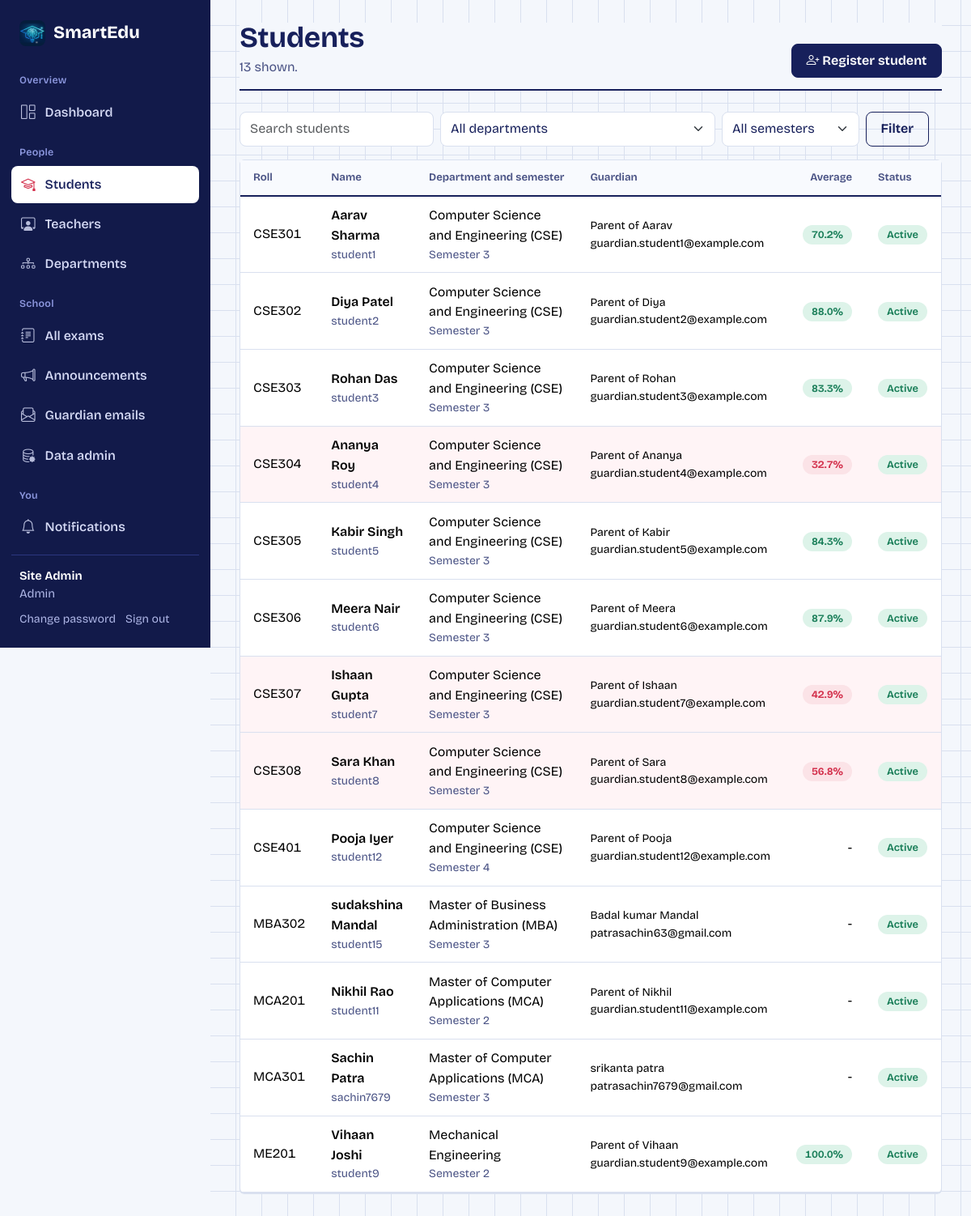
Screenshot of /admin-portal/students/ (signed in) with the database file from the repository.
### apps/accounts/models.py (models this page shows, shortened)
class User(AbstractUser):
    ROLE_CHOICES = (
        ('ADMIN', 'Admin'),
        ('TEACHER', 'Teacher'),
        ('STUDENT', 'Student'),
    )
    role = models.CharField(max_length=10, choices=ROLE_CHOICES, default='STUDENT')
    phone = models.CharField(max_length=20, blank=True)
    profile_pic = models.ImageField(upload_to='profiles/', null=True, blank=True)
    is_verified = models.BooleanField(default=False)

class StudentProfile(models.Model):
    user = models.OneToOneField(User, on_delete=models.CASCADE, related_name='student_profile')
    roll_number = models.CharField(max_length=20, unique=True)
    department = models.CharField('Department', max_length=100, default='')
    semester = models.PositiveSmallIntegerField('Semester', default=1)   # 1 to 8 (1 to 4 for MBA and MCA)
    guardian_name = models.CharField(max_length=100, blank=True)
    guardian_email = models.EmailField(blank=True)   # results and attendance are emailed here
    admission_date = models.DateField(auto_now_add=True)

### apps/admin_portal/views.py (the view)
# urls.py: path('students/', views.students_list, name='admin_students'),
@admin_required
def students_list(request):
    return _students_page(request, StudentRegisterForm(), False)

### apps/accounts/forms.py (shortened to what this page needs)
class StudentRegisterForm(PersonForm, DeptSemForm):
    roll_number = forms.CharField(max_length=20)
    guardian_name = forms.CharField(max_length=100, label="Guardian's name")
    guardian_email = forms.EmailField(label="Guardian's email",
                                      help_text='Exam results and attendance are emailed here. Required.',
                                      error_messages={'required': "The guardian's email is required."})

### apps/accounts/context_processors.py (called while the page is built)
def departments(request):
    return {'DEPT_SEM_MAP': dept_semester_map()}

### apps/accounts/departments.py (called while the page is built)
def semester_count(department):
    return 4 if department in FOUR_SEMESTER else 8

def semester_label(n):
    return f'Semester {n}'

def department_choices():
    return list(DEPARTMENTS)

def dept_semester_map():
    return {d: semester_count(d) for d in DEPARTMENTS}

### apps/accounts/forms.py (called while the page is built)
    def _style(self):
        for f in self.fields.values():
            w = f.widget
            if isinstance(w, (forms.CheckboxInput,)):
                w.attrs['class'] = 'form-check-input'
            elif isinstance(w, forms.Select):
                w.attrs['class'] = 'form-select'
            else:
                w.attrs['class'] = (w.attrs.get('class', '') + ' form-control').strip()

### apps/admin_portal/views.py (called while the page is built)
def _with_stats(students):
    ids = [s.id for s in students]
    avgs = dict(PerformanceReport.objects.filter(student_id__in=ids).values_list('student_id').annotate(a=Avg('percentage')))
    for s in students:
        s.avg_pct = round(avgs[s.id], 1) if s.id in avgs else None
        s.is_low = s.avg_pct is not None and s.avg_pct < THRESHOLD
    return students

def _semester_filter_values(department):
    return list(range(1, semester_count(department) + 1)) if department else list(range(1, 9))

def _people(request, role):
    qs = User.objects.filter(role=role)
    q = request.GET.get('q', '').strip()
    if q:
        qs = qs.filter(Q(username__icontains=q) | Q(first_name__icontains=q) | Q(last_name__icontains=q) | Q(email__icontains=q))
    return qs, q

### apps/notifications/context_processors.py (called while the page is built, shortened)
def notifications(request):
    if not request.user.is_authenticated:
        return {'unread_notifications': 0}
    from .models import Notification
    user = request.user
    ctx = {'unread_notifications': Notification.objects.filter(recipient=user, is_read=False).count(),
           'badge_reattempts': 0, 'badge_reviews': 0, 'badge_assignments': 0, 'badge_missed': 0}
    return ctx

### templates/admin/students.html (shortened to what this page needs)
{% extends 'base.html' %}
{% block content %}
<div class="page-head"><div><h1>Students</h1><p>{{ students|length }} shown.</p></div>
  <div class="page-actions"><button class="btn btn-primary" type="button" data-bs-toggle="collapse" data-bs-target="#addForm"><i class="bi bi-person-plus"></i> Register student</button></div></div>
<form method="get" class="d-flex flex-wrap gap-2 mb-3">
  <input class="form-control" style="max-width:240px" name="q" value="{{ q }}" placeholder="Search students">
  {% include 'partials/dept_sem_filter.html' %}
  <button class="btn btn-outline-primary">Filter</button>
</form>
<div class="panel"><div class="table-wrap"><table class="table table-hover">
  <thead><tr><th>Roll</th><th>Name</th><th>Department and semester</th><th>Guardian</th><th class="text-end">Average</th><th>Status</th><th></th></tr></thead><tbody>
  {% for s in students %}<tr class="{% if s.is_low %}row-low{% endif %}">
    <td class="num">{{ s.student_profile.roll_number }}</td><td class="fw-semibold">{{ s.get_full_name|default:s.username }}<div class="small text-muted fw-normal">{{ s.username }}</div></td>
    <td>{{ s.student_profile.department }}<div class="small text-muted">Semester {{ s.student_profile.semester }}</div></td><td class="small">{{ s.student_profile.guardian_name|default:"-" }}<br>{% if s.student_profile.guardian_email %}{{ s.student_profile.guardian_email }}{% else %}<span class="text-danger">no email</span>{% endif %}</td>
    <td class="text-end num">{% if s.avg_pct is not None %}<span class="pill {% if s.is_low %}pill-low{% else %}pill-ok{% endif %}">{{ s.avg_pct }}%</span>{% else %}-{% endif %}</td>
    <td>{% if s.is_active %}<span class="pill pill-ok">Active</span>{% else %}<span class="pill pill-muted">Switched off</span>{% endif %}</td>
    </tr>
  {% empty %}<tr><td colspan="7">{% include 'partials/empty.html' with icon='bi-mortarboard' text='No students found.' %}</td></tr>{% endfor %}
  </tbody></table></div></div>
{% endblock %}

### templates/base.html (shortened to what this page needs)
{% load static %}<!DOCTYPE html>
<html lang="en">
<head>
  <link href="{% static 'vendor/bootstrap/bootstrap.min.css' %}" rel="stylesheet">
  <link href="{% static 'vendor/bootstrap-icons/bootstrap-icons.min.css' %}" rel="stylesheet">
  <link href="{% static 'css/fonts.css' %}" rel="stylesheet">
  <link href="{% static 'css/app.css' %}" rel="stylesheet">
</head>
<body>
{% with url=request.resolver_match.url_name %}
<div class="shell">
  <aside class="sidebar" id="sidebar" aria-label="Main menu">
    <a class="brand" href="/">
      <img class="brand-mark" src="{% static 'img/smartedu-icon.png' %}" alt="">
      SmartEdu
    </a>
    {% if user.role == 'ADMIN' %}
      <div class="nav-group">Overview</div>
      <a class="side-link {% if url == 'admin_dashboard' %}active{% endif %}" href="{% url 'admin_dashboard' %}"><i class="bi bi-grid-1x2"></i>Dashboard</a>
      <div class="nav-group">People</div>
      <a class="side-link {% if url == 'admin_students' or url == 'register_student' or url == 'student_edit' %}active{% endif %}" href="{% url 'admin_students' %}"><i class="bi bi-mortarboard"></i>Students</a>
      <a class="side-link {% if url == 'admin_teachers' or url == 'register_teacher' or url == 'teacher_edit' %}active{% endif %}" href="{% url 'admin_teachers' %}"><i class="bi bi-person-workspace"></i>Teachers</a>
      <a class="side-link {% if url == 'admin_departments' %}active{% endif %}" href="{% url 'admin_departments' %}"><i class="bi bi-diagram-3"></i>Departments</a>
      <div class="nav-group">School</div>
      <a class="side-link {% if url == 'admin_exams' %}active{% endif %}" href="{% url 'admin_exams' %}"><i class="bi bi-journal-text"></i>All exams</a>
      <a class="side-link {% if url == 'admin_announce' %}active{% endif %}" href="{% url 'admin_announce' %}"><i class="bi bi-megaphone"></i>Announcements</a>
      <a class="side-link {% if url == 'admin_emails' %}active{% endif %}" href="{% url 'admin_emails' %}"><i class="bi bi-envelope-paper"></i>Guardian emails</a>
      <a class="side-link" href="/django-admin/"><i class="bi bi-database-gear"></i>Data admin</a>
    {% endif %}
    <div class="nav-group">You</div>
    <a class="side-link " href="{% url 'notification_list' %}"><i class="bi bi-bell"></i>Notifications</a>
    <div class="side-user">
      <div class="who">{{ user.get_full_name|default:user.username }}</div>
      <div class="mb-2" style="color:#AEB6E6">{{ user.get_role_display }}</div>
      <a href="{% url 'change_password' %}">Change password</a><a href="{% url 'logout' %}">Sign out</a>
    </div>
  </aside>
  <main class="main" id="content">
    <div class="main-inner">
      {% block content %}{% endblock %}
    </div>
  </main>
</div>
{% endwith %}
</body>
</html>

### rows the page displays
User: get_full_name "Site Admin", role "Admin"
User: student_profile.roll_number "CSE301", get_full_name "Aarav Sharma", username "student1", student_profile.department "Computer Science and Engineering (CSE)", student_profile.semester "3", student_profile.guardian_name "Parent of Aarav", student_profile.guardian_email "guardian.student1@example.com", avg_pct "70.2", is_active "Active"
User: student_profile.roll_number "CSE302", get_full_name "Diya Patel", username "student2", student_profile.department "Computer Science and Engineering (CSE)", student_profile.semester "3", student_profile.guardian_name "Parent of Diya", student_profile.guardian_email "guardian.student2@example.com", avg_pct "88.0", is_active "Active"
User: student_profile.roll_number "CSE303", get_full_name "Rohan Das", username "student3", student_profile.department "Computer Science and Engineering (CSE)", student_profile.semester "3", student_profile.guardian_name "Parent of Rohan", student_profile.guardian_email "guardian.student3@example.com", avg_pct "83.3", is_active "Active"
User: student_profile.roll_number "CSE304", get_full_name "Ananya Roy", username "student4", student_profile.department "Computer Science and Engineering (CSE)", student_profile.semester "3", student_profile.guardian_name "Parent of Ananya", student_profile.guardian_email "guardian.student4@example.com", avg_pct "32.7", is_active "Active"
User: student_profile.roll_number "CSE305", get_full_name "Kabir Singh", username "student5", student_profile.department "Computer Science and Engineering (CSE)", student_profile.semester "3", student_profile.guardian_name "Parent of Kabir", student_profile.guardian_email "guardian.student5@example.com", avg_pct "84.3", is_active "Active"
User: student_profile.roll_number "CSE306", get_full_name "Meera Nair", username "student6", student_profile.department "Computer Science and Engineering (CSE)", student_profile.semester "3", student_profile.guardian_name "Parent of Meera", student_profile.guardian_email "guardian.student6@example.com", avg_pct "87.9", is_active "Active"
User: student_profile.roll_number "CSE307", get_full_name "Ishaan Gupta", username "student7", student_profile.department "Computer Science and Engineering (CSE)", student_profile.semester "3", student_profile.guardian_name "Parent of Ishaan", student_profile.guardian_email "guardian.student7@example.com", avg_pct "42.9", is_active "Active"
User: student_profile.roll_number "CSE308", get_full_name "Sara Khan", username "student8", student_profile.department "Computer Science and Engineering (CSE)", student_profile.semester "3", student_profile.guardian_name "Parent of Sara", student_profile.guardian_email "guardian.student8@example.com", avg_pct "56.8", is_active "Active"
User: student_profile.roll_number "CSE401", get_full_name "Pooja Iyer", username "student12", student_profile.department "Computer Science and Engineering (CSE)", student_profile.semester "4", student_profile.guardian_name "Parent of Pooja", student_profile.guardian_email "guardian.student12@example.com", is_active "Active"
User: student_profile.roll_number "MBA302", get_full_name "sudakshina Mandal", username "student15", student_profile.department "Master of Business Administration (MBA)", student_profile.semester "3", student_profile.guardian_name "Badal kumar Mandal", student_profile.guardian_email "patrasachin63@gmail.com", is_active "Active"
User: student_profile.roll_number "MCA201", get_full_name "Nikhil Rao", username "student11", student_profile.department "Master of Computer Applications (MCA)", student_profile.semester "2", student_profile.guardian_name "Parent of Nikhil", student_profile.guardian_email "guardian.student11@example.com", is_active "Active"
User: student_profile.roll_number "MCA301", get_full_name "Sachin Patra", username "sachin7679", student_profile.department "Master of Computer Applications (MCA)", student_profile.semester "3", student_profile.guardian_name "srikanta patra", student_profile.guardian_email "patrasachin7679@gmail.com", is_active "Active"
User: student_profile.roll_number "ME201", get_full_name "Vihaan Joshi", username "student9", student_profile.department "Mechanical Engineering", student_profile.semester "2", student_profile.guardian_name "Parent of Vihaan", student_profile.guardian_email "guardian.student9@example.com", avg_pct "100.0", is_active "Active"

### other values shown
{{ students|length }} "13"
